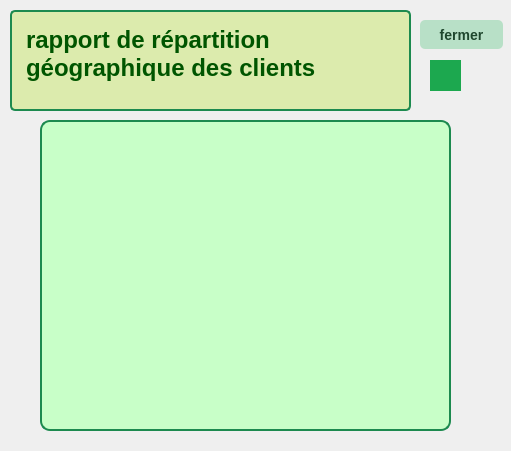
          <widget class="QStackedWidget" name="stackedWidget2">
           <property name="geometry">
            <rect>
             <x>690</x>
             <y>10</y>
             <width>511</width>
             <height>451</height>
            </rect>
           </property>
           <property name="currentIndex">
            <number>1</number>
           </property>
           <widget class="QWidget" name="page_10"/>
           <widget class="QWidget" name="page_11">
            <widget class="QPushButton" name="pushButton_closeStackedWidget">
             <property name="geometry">
              <rect>
               <x>420</x>
               <y>20</y>
               <width>83</width>
               <height>29</height>
              </rect>
             </property>
             <property name="styleSheet">
              <string notr="true">QPushButton {
    background-color: #b8e0c7;
    color: #1f472e;
    font-family: &quot;Roboto&quot;, sans-serif;
    font-size: 14px;
    font-weight: bold; /* texte en gras */
    border-radius: 5px; /* coins arrondis */
    transition: background-color 0.3s ease, border 0.3s ease, transform 0.3s ease; /* ajoute une transition pour l'agrandissement */
}

QPushButton:hover {
    background-color: #A0D6B4;
    border: 1px solid #4CAF50;
    box-shadow: 2px 2px 5px rgba(0, 0, 0, 0.3);
    transform: scale(1.05); /* agrandit le bouton de 5% */
}

</string>
             </property>
             <property name="text">
              <string>fermer</string>
             </property>
            </widget>
            <widget class="QTableView" name="tableView_rapport">
             <property name="geometry">
              <rect>
               <x>40</x>
               <y>120</y>
               <width>411</width>
               <height>311</height>
              </rect>
             </property>
             <property name="styleSheet">
              <string notr="true">QTableView {
    background-color: rgb(200, 255, 200); /* Fond plus clair */
    border: 2px solid #1C8A4F;
    border-radius: 10px;
    color: black;
    font-size: 14px;
    font-family: &quot;Helvetica Neue&quot;, Arial, sans-serif; /* Police claire Helvetica Neue */
    font-weight: bold; /* Applique le texte en gras */
    selection-background-color: rgb(28, 168, 79); /* Fond de sélection */
    selection-color: white;
    padding: 5px;
}

QTableView::item {
    padding: 5px;
    font-family: &quot;Segoe UI&quot;, Tahoma, sans-serif; /* Police claire Segoe UI pour les cellules */
    font-weight: bold; /* Applique le texte en gras pour les cellules */
}

QTableView::item:selected {
    background-color: rgb(28, 168, 79);
    color: white;
}

QHeaderView::section {
    background-color: rgb(150, 200, 150);
    color: black;
    font-weight: bold; /* En-têtes en gras */
    font-family: &quot;Helvetica Neue&quot;, Arial, sans-serif; /* Police claire pour les en-têtes */
    border: 1px solid #1C8A4F;
}

QTableView QTableCornerButton::section {
    background-color: rgb(200, 255, 200);
}
</string>
             </property>
            </widget>
            <widget class="QTextBrowser" name="textBrowser_5">
             <property name="geometry">
              <rect>
               <x>10</x>
               <y>10</y>
               <width>401</width>
               <height>101</height>
              </rect>
             </property>
             <property name="styleSheet">
              <string notr="true">QTextBrowser {
    background-color: #dcebad; /* Fond vert clair */
    border: 2px solid #1C8A4F; /* Bordure assortie */
    border-radius: 5px; /* Coins arrondis */
    color: black; /* Texte en noir pour un bon contraste */
    font-size: 14px; /* Taille de la police */
    font-family: &quot;Arial&quot;, sans-serif; /* Police claire et moderne */
    padding: 10px; /* Espacement autour du texte */
}

QTextBrowser::cursor {
    color: black; /* Couleur du curseur */
}

QTextBrowser:hover {
    border: 2px solid #0D6E3F; /* Bordure change lorsque l'on survole */
}

QTextBrowser:focus {
    border: 2px solid #0D6E3F; /* Bordure en cas de focus */
}
</string>
             </property>
             <property name="html">
              <string>&lt;!DOCTYPE HTML PUBLIC &quot;-//W3C//DTD HTML 4.0//EN&quot; &quot;http://www.w3.org/TR/REC-html40/strict.dtd&quot;&gt;
&lt;html&gt;&lt;head&gt;&lt;meta name=&quot;qrichtext&quot; content=&quot;1&quot; /&gt;&lt;meta charset=&quot;utf-8&quot; /&gt;&lt;style type=&quot;text/css&quot;&gt;
p, li { white-space: pre-wrap; }
hr { height: 1px; border-width: 0; }
li.unchecked::marker { content: &quot;\2610&quot;; }
li.checked::marker { content: &quot;\2612&quot;; }
&lt;/style&gt;&lt;/head&gt;&lt;body style=&quot; font-family:'Arial','sans-serif'; font-size:14px; font-weight:400; font-style:normal;&quot;&gt;
&lt;p style=&quot; margin-top:0px; margin-bottom:0px; margin-left:0px; margin-right:0px; -qt-block-indent:0; text-indent:0px;&quot;&gt;&lt;span style=&quot; font-family:'MS Shell Dlg 2'; font-size:18pt; font-weight:600; color:#005500;&quot;&gt;rapport de répartition géographique des clients&lt;/span&gt;&lt;/p&gt;&lt;/body&gt;&lt;/html&gt;</string>
             </property>
            </widget>
            <widget class="QLabel" name="stat">
             <property name="geometry">
              <rect>
               <x>430</x>
               <y>60</y>
               <width>31</width>
               <height>31</height>
              </rect>
             </property>
             <property name="styleSheet">
              <string notr="true">background-color: rgb(28, 168, 79);
</string>
             </property>
             <property name="text">
              <string/>
             </property>
            </widget>
           </widget>
          </widget>
